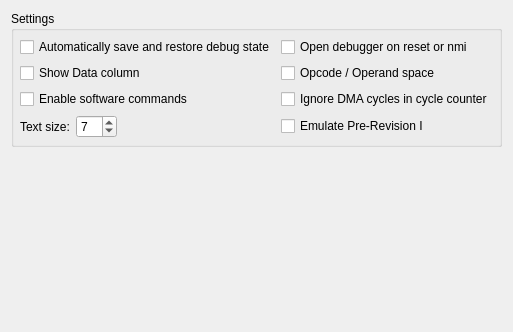
          <widget class="QWidget" name="tab_4">
           <attribute name="title">
            <string>Debugging</string>
           </attribute>
           <layout class="QVBoxLayout" name="verticalLayout_29">
            <item>
             <widget class="QGroupBox" name="groupBox_11">
              <property name="title">
               <string>Settings</string>
              </property>
              <layout class="QGridLayout" name="gridLayout_8">
               <property name="leftMargin">
                <number>6</number>
               </property>
               <property name="topMargin">
                <number>6</number>
               </property>
               <property name="rightMargin">
                <number>6</number>
               </property>
               <property name="bottomMargin">
                <number>6</number>
               </property>
               <item row="0" column="0">
                <widget class="QCheckBox" name="checkSaveLoadDebug">
                 <property name="focusPolicy">
                  <enum>Qt::NoFocus</enum>
                 </property>
                 <property name="text">
                  <string>Automatically save and restore debug state</string>
                 </property>
                </widget>
               </item>
               <item row="0" column="1">
                <widget class="QCheckBox" name="checkDebugResetTrigger">
                 <property name="focusPolicy">
                  <enum>Qt::NoFocus</enum>
                 </property>
                 <property name="text">
                  <string>Open debugger on reset or nmi</string>
                 </property>
                </widget>
               </item>
               <item row="1" column="0">
                <widget class="QCheckBox" name="checkDataCol">
                 <property name="focusPolicy">
                  <enum>Qt::NoFocus</enum>
                 </property>
                 <property name="text">
                  <string>Show Data column</string>
                 </property>
                 <property name="checked">
                  <bool>false</bool>
                 </property>
                </widget>
               </item>
               <item row="1" column="1">
                <widget class="QCheckBox" name="checkAddSpace">
                 <property name="focusPolicy">
                  <enum>Qt::NoFocus</enum>
                 </property>
                 <property name="text">
                  <string>Opcode / Operand space</string>
                 </property>
                </widget>
               </item>
               <item row="2" column="0">
                <widget class="QCheckBox" name="checkDisableSoftCommands">
                 <property name="focusPolicy">
                  <enum>Qt::NoFocus</enum>
                 </property>
                 <property name="text">
                  <string>Enable software commands</string>
                 </property>
                </widget>
               </item>
               <item row="3" column="0">
                <layout class="QGridLayout" name="gridLayout_21">
                 <property name="bottomMargin">
                  <number>0</number>
                 </property>
                 <property name="horizontalSpacing">
                  <number>6</number>
                 </property>
                 <property name="verticalSpacing">
                  <number>0</number>
                 </property>
                 <item row="2" column="0">
                  <widget class="QLabel" name="label_17">
                   <property name="sizePolicy">
                    <sizepolicy hsizetype="Maximum" vsizetype="Preferred">
                     <horstretch>0</horstretch>
                     <verstretch>0</verstretch>
                    </sizepolicy>
                   </property>
                   <property name="text">
                    <string>Text size:</string>
                   </property>
                  </widget>
                 </item>
                 <item row="2" column="1">
                  <widget class="QSpinBox" name="textSize">
                   <property name="sizePolicy">
                    <sizepolicy hsizetype="Maximum" vsizetype="Fixed">
                     <horstretch>0</horstretch>
                     <verstretch>0</verstretch>
                    </sizepolicy>
                   </property>
                   <property name="minimum">
                    <number>5</number>
                   </property>
                   <property name="maximum">
                    <number>15</number>
                   </property>
                   <property name="value">
                    <number>7</number>
                   </property>
                  </widget>
                 </item>
                 <item row="2" column="2">
                  <spacer name="horizontalSpacer_25">
                   <property name="orientation">
                    <enum>Qt::Horizontal</enum>
                   </property>
                   <property name="sizeType">
                    <enum>QSizePolicy::Expanding</enum>
                   </property>
                   <property name="sizeHint" stdset="0">
                    <size>
                     <width>20</width>
                     <height>10</height>
                    </size>
                   </property>
                  </spacer>
                 </item>
                </layout>
               </item>
               <item row="2" column="1">
                <widget class="QCheckBox" name="checkDma">
                 <property name="enabled">
                  <bool>true</bool>
                 </property>
                 <property name="focusPolicy">
                  <enum>Qt::NoFocus</enum>
                 </property>
                 <property name="text">
                  <string>Ignore DMA cycles in cycle counter</string>
                 </property>
                </widget>
               </item>
               <item row="3" column="1">
                <widget class="QCheckBox" name="checkPreI">
                 <property name="text">
                  <string>Emulate Pre-Revision I</string>
                 </property>
                </widget>
               </item>
              </layout>
             </widget>
            </item>
            <item>
             <spacer name="verticalSpacer_6">
              <property name="orientation">
               <enum>Qt::Vertical</enum>
              </property>
              <property name="sizeHint" stdset="0">
               <size>
                <width>20</width>
                <height>174</height>
               </size>
              </property>
             </spacer>
            </item>
           </layout>
          </widget>
